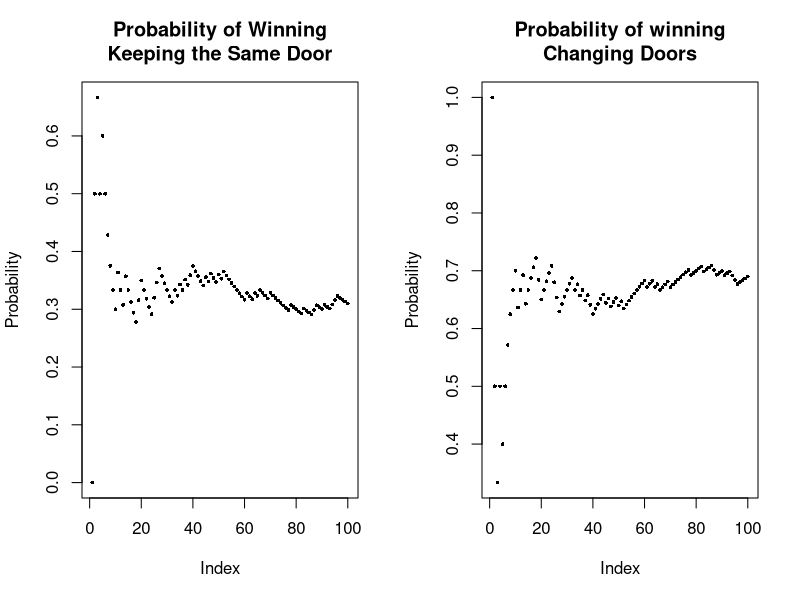

Write the R code that produced this figure.
# Description : A simulation and plot fo the Monty Hall Problem
# Website : http://statistical-research.com/a-monty-simulation/

doInstall <- TRUE # Change to FALSE if you don't want packages installed.
toInstall <- c("e1071")
if(doInstall){install.packages(toInstall, repos = "http://cran.r-project.org")}
lapply(toInstall, library, character.only = TRUE)
       
library(e1071)
doors = c("A","B","C")
nsim=1000000

sim.mat = matrix(NA, nrow=nsim, ncol=5)
winning.loc = rdiscrete(nsim,doors, prob=rep(1,length(doors)))
first.choice = rdiscrete(nsim,doors, prob=rep(1,length(doors)))
sim.mat[,1] = winning.loc
sim.mat[,2] = first.choice

for(i in 1:length(winning.loc)){
  if(winning.loc[i] != first.choice[i]){
    ## Contestant has selected the goat. Therefore the host must show the other goat and not the winner.
    sim.mat[i,3] = doors[ !(doors %in% c(winning.loc[i], first.choice[i])) ]
  } else {
    rand.goat.options = doors[ !(doors %in% c(winning.loc[i], first.choice[i])) ]
    ## Contestant has selected the winner and the host then randomly select one of the other two.
    rand.goat = rdiscrete(1, rand.goat.options , prob=rep(1,length(rand.goat.options)) )
    sim.mat[i,3] = rand.goat
  }
  ## Second choice changes
  sim.mat[i,5] = doors[ !(doors %in% c(sim.mat[i,3], first.choice[i])) ]
}
## Second choice is the same as the first choice
sim.mat[,4] = sim.mat[,2]
## names = TRUE.VAL, FIRST.CHOICE, GOAT.LOC.SHOWN, SECOND.CHOICE.STAY
sim.val.stay = as.numeric( (sim.mat[,4]==sim.mat[,1])*1 )
sim.val.change = as.numeric( (sim.mat[,5]==sim.mat[,1])*1 )
mean(sim.val.stay)
mean(sim.val.change)

## Probability by iteration
covergence.prob.change = cumsum(sim.val.change)/cumsum(rep(1,length(sim.val.change)))
covergence.prob.stay = cumsum(sim.val.stay)/cumsum(rep(1,length(sim.val.stay)))

par(mfrow=c(1,2))
plot(head(covergence.prob.stay, 100), pch=16, cex=.5,
     ylab="Probability",
     main="Probability of Winning\nKeeping the Same Door")
plot(head(covergence.prob.change, 100), pch=16, cex=.5, ylab="Probability",
     main="Probability of winning\nChanging Doors")
